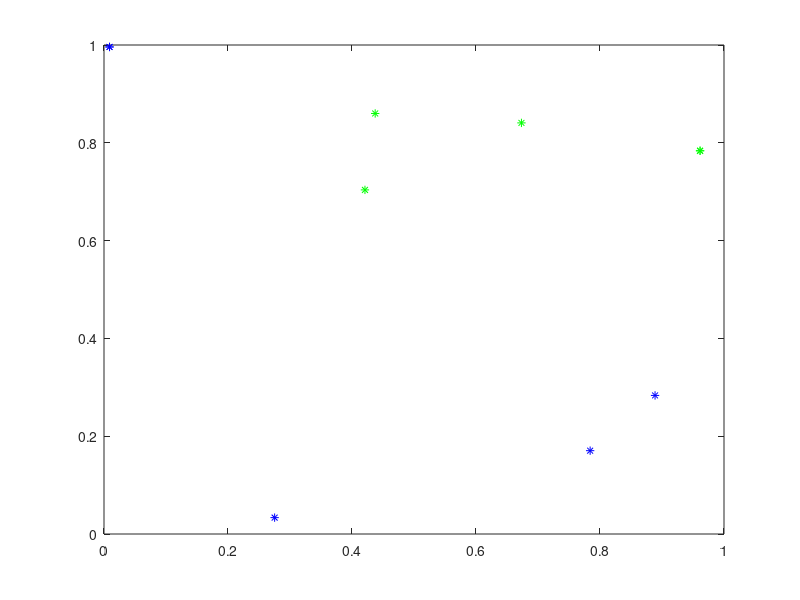

Write MATLAB code to recreate this figure. (Note: this script raises an error after producing the figure.)
% test ployxpoly_ and convhull_
close all
clear

% a = rand(2,5)'; b = rand(2,5)';

% empty intersection
a = [0.9614    0.7837;
    0.6733    0.8407;
    0.4374    0.8600;
    0.4209    0.7037;
    0.9614    0.7837];
b = [0.0089    0.9960;
    0.2752    0.0335;
    0.7841    0.1704;
    0.8888    0.2834;
    0.0089    0.9960];
% on one line
% a = [1:10;1:10]'/10;
% only one point
% a = [0.3,0.3];

% show points
plot(a(:,1),a(:,2),'g*');hold on
plot(b(:,1),b(:,2),'b*');
% teset convhull_
a = a(convhull_(a),:);
b = b(convhull_(b),:);
plot(a(:,1),a(:,2),'g-');
plot(b(:,1),b(:,2),'b-');
[c,d] = polyxpoly_(a,b);
plot(c(:,1),c(:,2),'r-');
plot(d(:,1),d(:,2),'ro');